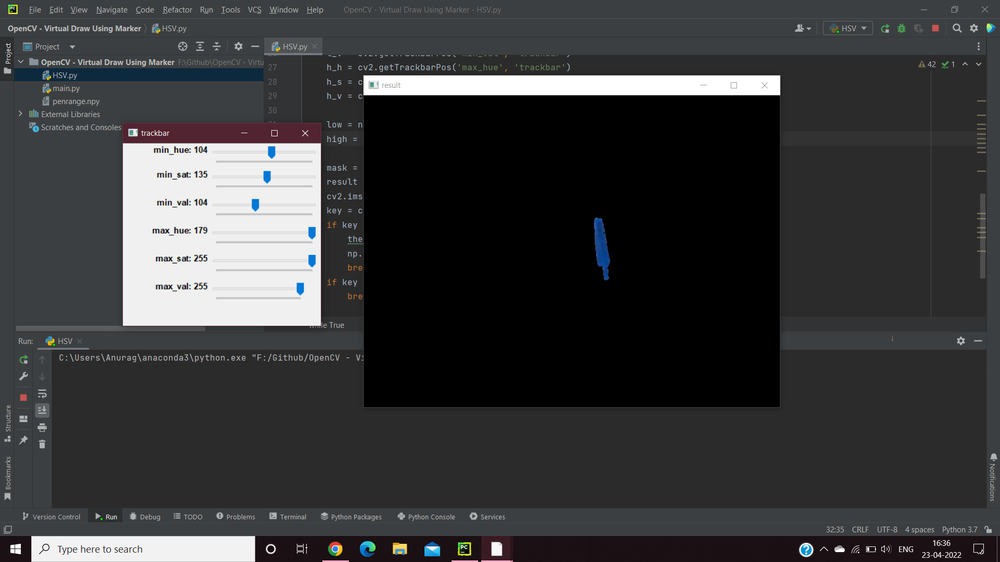
#> input picture images/1.png, 1000 x 562 px, shrunk from 1920 x 1080 before the run, given in place of the camera
$ python HSV.py
#> lines starting #> are read from the running program, lines starting #| are printed output that depends on the picture; after the words box and inside, x2 and y2 are one past the last pixel; in counts of white or black regions, pixels touching at a corner belong together
import cv2
import numpy as np

cap = cv2.VideoCapture(0)


def nothing(x):
    pass

#Trackbar for HSV values

cv2.namedWindow('trackbar')
cv2.createTrackbar('min_hue','trackbar',0,179,nothing)
#> slider 'min_hue' is set to 35
cv2.createTrackbar('min_sat','trackbar',0,255,nothing)
#> slider 'min_sat' is set to 51
cv2.createTrackbar('min_val','trackbar',0,255,nothing)
#> slider 'min_val' is set to 51
cv2.createTrackbar('max_hue','trackbar',179,179,nothing)
cv2.createTrackbar('max_sat','trackbar',255,255,nothing)
cv2.createTrackbar('max_val','trackbar',255,255,nothing)

while True:
    ret, frame = cap.read()
#> frame is the input picture: shape (562, 1000, 3); mean B, G, R 57.6, 56.6, 56.2
    hsv = cv2.cvtColor(frame,cv2.COLOR_BGR2HSV)
#> hsv: shape (562, 1000, 3); mean H, S, V 39.2, 13.3, 58.6

    l_h = cv2.getTrackbarPos('min_hue', 'trackbar')
    l_s = cv2.getTrackbarPos('min_sat', 'trackbar')
    l_v = cv2.getTrackbarPos('min_val', 'trackbar')
    h_h = cv2.getTrackbarPos('max_hue', 'trackbar')
    h_s = cv2.getTrackbarPos('max_sat', 'trackbar')
    h_v = cv2.getTrackbarPos('max_val', 'trackbar')

    low = np.array([l_h,l_s,l_v])
    high = np.array([h_h,h_s,h_v])

    mask = cv2.inRange(hsv,low,high)
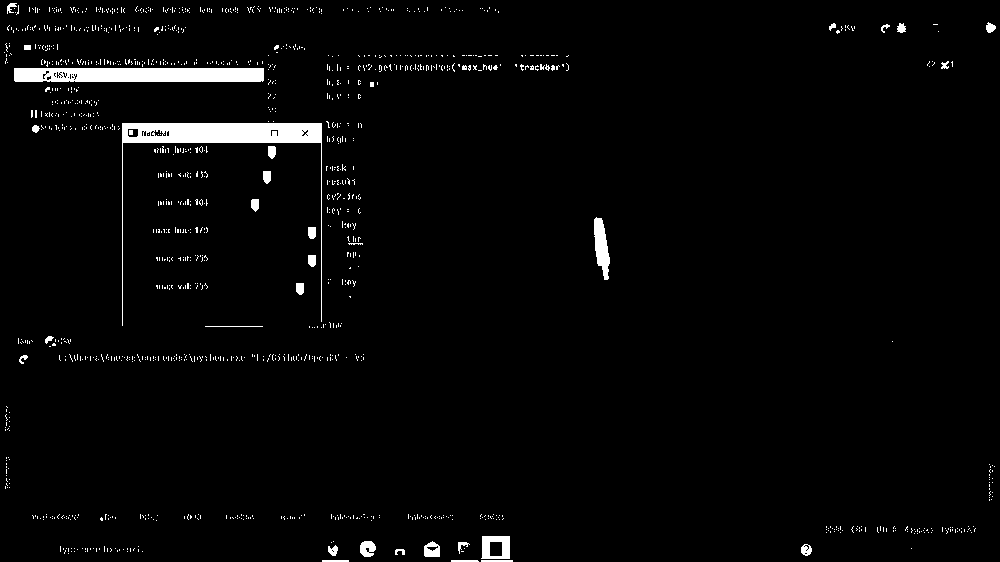
#> mask: shape (562, 1000); 2.6% white; 1300 white regions (1266 under 20 px), largest, box (x1, y1, x2, y2) and area: (122, 123, 322, 326) 4164, (14, 68, 264, 82) 3411, (594, 217, 610, 280) 628
    result = cv2.bitwise_and(frame,frame,mask=mask)
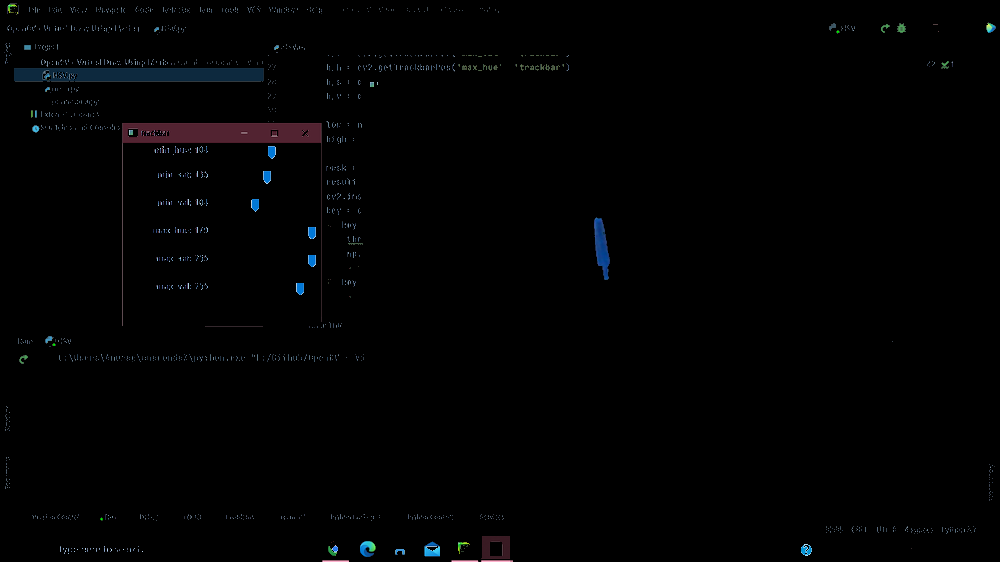
#> result: shape (562, 1000, 3); mean B, G, R 2.2, 1.7, 1.5
    cv2.imshow('result',result)
    key = cv2.waitKey(1)
#> (key Esc is pressed here)
    if key == ord('s'):
        thearray = [[l_h,l_s,l_v],[h_h,h_s,h_v]]
        np.save('penrange', thearray)
        break
    if key == 27:       # if Exc is pressed
        break

cap.release()
cv2.destroyAllWindows()

$ run again, on images/2.png
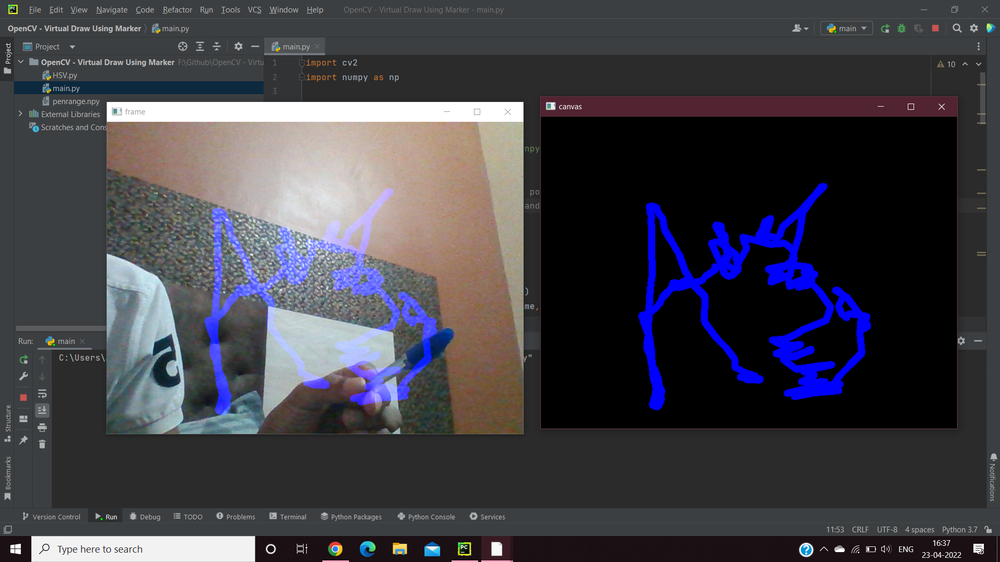
#> input picture images/2.png, 1000 x 562 px, shrunk from 1920 x 1080 before the run, given in place of the camera
#> frame is the input picture: shape (562, 1000, 3); mean B, G, R 70.9, 63.3, 64.7
#> hsv: shape (562, 1000, 3); mean H, S, V 52.7, 34.1, 76.2
#> `mask = cv2.inRange(hsv,low,high)`:
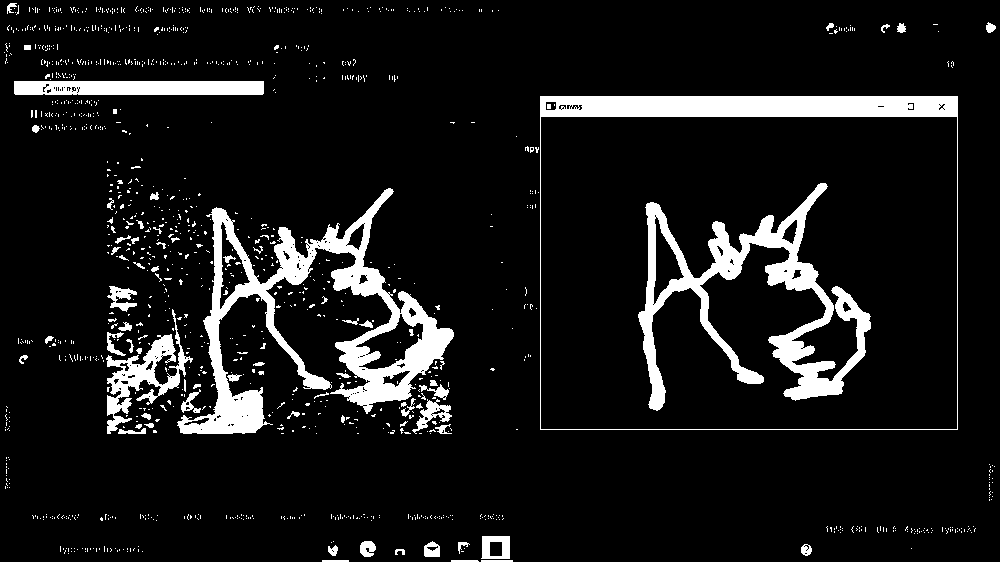
#> mask: shape (562, 1000); 9.5% white; 1269 white regions (1198 under 20 px), largest, box (x1, y1, x2, y2) and area: (177, 188, 454, 434) 16126, (638, 183, 871, 411) 12788, (540, 96, 958, 430) 9637
#> `result = cv2.bitwise_and(frame,frame,mask=mask)`:
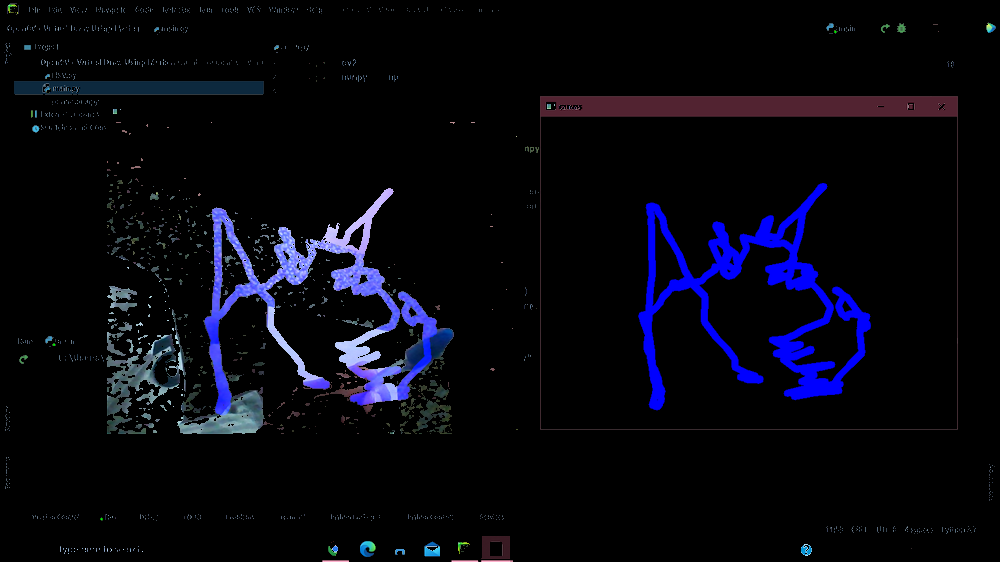
#> result: shape (562, 1000, 3); mean B, G, R 14.8, 6.2, 6.1
